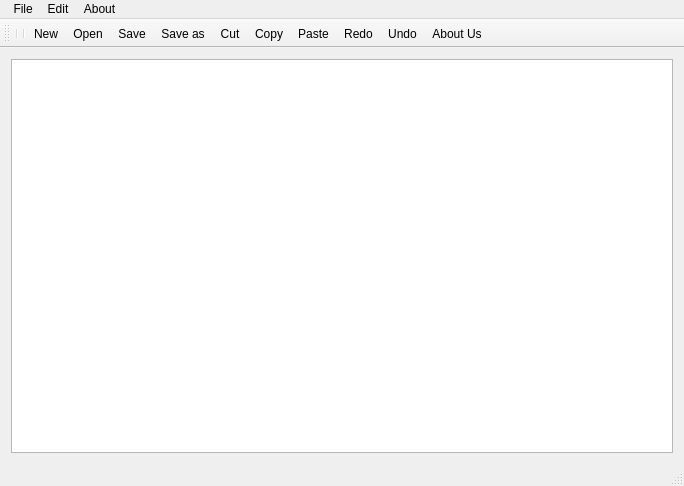
<?xml version="1.0" encoding="UTF-8"?>
<ui version="4.0">
 <class>MainWindow</class>
 <widget class="QMainWindow" name="MainWindow">
  <property name="geometry">
   <rect>
    <x>0</x>
    <y>0</y>
    <width>684</width>
    <height>486</height>
   </rect>
  </property>
  <property name="windowTitle">
   <string>MainWindow</string>
  </property>
  <widget class="QWidget" name="centralWidget">
   <layout class="QHBoxLayout" name="horizontalLayout_2">
    <item>
     <widget class="QTextEdit" name="textEdit"/>
    </item>
   </layout>
  </widget>
  <widget class="QMenuBar" name="menuBar">
   <property name="geometry">
    <rect>
     <x>0</x>
     <y>0</y>
     <width>684</width>
     <height>19</height>
    </rect>
   </property>
   <widget class="QMenu" name="menu_File">
    <property name="title">
     <string> File</string>
    </property>
    <addaction name="actionNew"/>
    <addaction name="actionOpen"/>
    <addaction name="actionSave"/>
    <addaction name="actionSave_as"/>
   </widget>
   <widget class="QMenu" name="menuEdit">
    <property name="title">
     <string>Edit</string>
    </property>
    <addaction name="separator"/>
    <addaction name="actionCut"/>
    <addaction name="actionCopy"/>
    <addaction name="actionPaste"/>
    <addaction name="separator"/>
    <addaction name="actionRedo"/>
    <addaction name="actionUndo"/>
   </widget>
   <widget class="QMenu" name="menuAbout">
    <property name="title">
     <string>About</string>
    </property>
    <addaction name="actionAbout_Us"/>
   </widget>
   <addaction name="menu_File"/>
   <addaction name="menuEdit"/>
   <addaction name="menuAbout"/>
  </widget>
  <widget class="QToolBar" name="mainToolBar">
   <attribute name="toolBarArea">
    <enum>TopToolBarArea</enum>
   </attribute>
   <attribute name="toolBarBreak">
    <bool>false</bool>
   </attribute>
   <addaction name="separator"/>
   <addaction name="separator"/>
   <addaction name="actionNew"/>
   <addaction name="actionOpen"/>
   <addaction name="actionSave"/>
   <addaction name="actionSave_as"/>
   <addaction name="actionCut"/>
   <addaction name="actionCopy"/>
   <addaction name="actionPaste"/>
   <addaction name="actionRedo"/>
   <addaction name="actionUndo"/>
   <addaction name="actionAbout_Us"/>
  </widget>
  <widget class="QStatusBar" name="statusBar"/>
  <action name="actionNew">
   <property name="icon">
    <iconset resource="resource.qrc">
     <normaloff>:/rec/img/perm_group_personal_info.png</normaloff>:/rec/img/perm_group_personal_info.png</iconset>
   </property>
   <property name="text">
    <string>New</string>
   </property>
  </action>
  <action name="actionOpen">
   <property name="icon">
    <iconset resource="resource.qrc">
     <normaloff>:/rec/img/perm_group_accessibility_features.png</normaloff>:/rec/img/perm_group_accessibility_features.png</iconset>
   </property>
   <property name="text">
    <string>Open</string>
   </property>
  </action>
  <action name="actionSave">
   <property name="icon">
    <iconset resource="resource.qrc">
     <normaloff>:/rec/img/perm_group_app_info.png</normaloff>:/rec/img/perm_group_app_info.png</iconset>
   </property>
   <property name="text">
    <string>Save</string>
   </property>
  </action>
  <action name="actionSave_as">
   <property name="icon">
    <iconset resource="resource.qrc">
     <normaloff>:/rec/img/perm_group_network.png</normaloff>:/rec/img/perm_group_network.png</iconset>
   </property>
   <property name="text">
    <string>Save as</string>
   </property>
  </action>
  <action name="actionCut">
   <property name="icon">
    <iconset resource="resource.qrc">
     <normaloff>:/rec/img/ic_star_half_black_16dp.png</normaloff>:/rec/img/ic_star_half_black_16dp.png</iconset>
   </property>
   <property name="text">
    <string>Cut</string>
   </property>
  </action>
  <action name="actionCopy">
   <property name="icon">
    <iconset resource="resource.qrc">
     <normaloff>:/rec/img/perm_group_shortrange_network.png</normaloff>:/rec/img/perm_group_shortrange_network.png</iconset>
   </property>
   <property name="text">
    <string>Copy</string>
   </property>
  </action>
  <action name="actionPaste">
   <property name="icon">
    <iconset resource="resource.qrc">
     <normaloff>:/rec/img/ic_star_black_48dp.png</normaloff>:/rec/img/ic_star_black_48dp.png</iconset>
   </property>
   <property name="text">
    <string>Paste</string>
   </property>
  </action>
  <action name="actionRedo">
   <property name="icon">
    <iconset resource="resource.qrc">
     <normaloff>:/rec/img/perm_group_sync_settings.png</normaloff>:/rec/img/perm_group_sync_settings.png</iconset>
   </property>
   <property name="text">
    <string>Redo</string>
   </property>
  </action>
  <action name="actionUndo">
   <property name="icon">
    <iconset resource="resource.qrc">
     <normaloff>:/rec/img/perm_group_affects_battery.png</normaloff>:/rec/img/perm_group_affects_battery.png</iconset>
   </property>
   <property name="text">
    <string>Undo</string>
   </property>
  </action>
  <action name="actionAbout_Us">
   <property name="icon">
    <iconset resource="resource.qrc">
     <normaloff>:/rec/img/sym_def_app_icon.png</normaloff>:/rec/img/sym_def_app_icon.png</iconset>
   </property>
   <property name="text">
    <string>About Us</string>
   </property>
  </action>
 </widget>
 <layoutdefault spacing="6" margin="11"/>
 <resources>
  <include location="resource.qrc"/>
 </resources>
 <connections/>
</ui>
